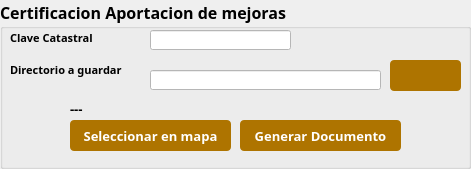
        <widget class="QgsCollapsibleGroupBox" name="mGroupBox_3">
         <property name="geometry">
          <rect>
           <x>10</x>
           <y>535</y>
           <width>471</width>
           <height>169</height>
          </rect>
         </property>
         <property name="minimumSize">
          <size>
           <width>0</width>
           <height>169</height>
          </size>
         </property>
         <property name="maximumSize">
          <size>
           <width>16777215</width>
           <height>16777215</height>
          </size>
         </property>
         <property name="font">
          <font>
           <family>Century Gothic</family>
           <pointsize>12</pointsize>
           <weight>75</weight>
           <bold>true</bold>
          </font>
         </property>
         <property name="title">
          <string>Certificacion Aportacion de mejoras</string>
         </property>
         <property name="alignment">
          <set>Qt::AlignLeading|Qt::AlignLeft|Qt::AlignTop</set>
         </property>
         <property name="flat">
          <bool>false</bool>
         </property>
         <widget class="QLabel" name="label_10">
          <property name="geometry">
           <rect>
            <x>10</x>
            <y>30</y>
            <width>101</width>
            <height>16</height>
           </rect>
          </property>
          <property name="font">
           <font>
            <family>Century Gothic</family>
            <pointsize>8</pointsize>
            <weight>75</weight>
            <bold>true</bold>
           </font>
          </property>
          <property name="text">
           <string>Clave Catastral</string>
          </property>
         </widget>
         <widget class="QPushButton" name="btnBrowse_3">
          <property name="geometry">
           <rect>
            <x>390</x>
            <y>60</y>
            <width>71</width>
            <height>31</height>
           </rect>
          </property>
          <property name="font">
           <font>
            <family>Century Gothic</family>
            <pointsize>10</pointsize>
            <weight>75</weight>
            <bold>true</bold>
           </font>
          </property>
          <property name="styleSheet">
           <string notr="true">QPushButton{
background : rgb(174, 116, 0);
color : rgb(255, 255, 255);
border-radius : 4px;
}
QPushButton::hover{
background : rgb(104, 69, 13);
color : rgb(255, 255, 255);
border-radius : 4px;
}
QPushButton:disabled {
background: rgb(217, 217, 217)
}</string>
          </property>
          <property name="text">
           <string/>
          </property>
          <property name="iconSize">
           <size>
            <width>30</width>
            <height>30</height>
           </size>
          </property>
         </widget>
         <widget class="QLabel" name="lbEstatusCedula_3">
          <property name="geometry">
           <rect>
            <x>70</x>
            <y>100</y>
            <width>231</width>
            <height>16</height>
           </rect>
          </property>
          <property name="font">
           <font>
            <family>Century Gothic</family>
            <pointsize>10</pointsize>
           </font>
          </property>
          <property name="text">
           <string>&lt;html&gt;&lt;head/&gt;&lt;body&gt;&lt;p&gt;---&lt;/p&gt;&lt;/body&gt;&lt;/html&gt;</string>
          </property>
         </widget>
         <widget class="QLineEdit" name="fldDirectorio_3">
          <property name="enabled">
           <bool>false</bool>
          </property>
          <property name="geometry">
           <rect>
            <x>150</x>
            <y>70</y>
            <width>231</width>
            <height>20</height>
           </rect>
          </property>
          <property name="font">
           <font>
            <family>Century Gothic</family>
            <pointsize>10</pointsize>
           </font>
          </property>
          <property name="styleSheet">
           <string notr="true">background: rgb(255,255,255)</string>
          </property>
         </widget>
         <widget class="QLineEdit" name="fldCveCat_3">
          <property name="enabled">
           <bool>true</bool>
          </property>
          <property name="geometry">
           <rect>
            <x>150</x>
            <y>30</y>
            <width>141</width>
            <height>20</height>
           </rect>
          </property>
          <property name="font">
           <font>
            <family>Century Gothic</family>
            <pointsize>10</pointsize>
           </font>
          </property>
          <property name="styleSheet">
           <string notr="true">background: rgb(255,255,255)</string>
          </property>
         </widget>
         <widget class="QLabel" name="label_11">
          <property name="geometry">
           <rect>
            <x>10</x>
            <y>60</y>
            <width>131</width>
            <height>20</height>
           </rect>
          </property>
          <property name="font">
           <font>
            <family>Century Gothic</family>
            <pointsize>8</pointsize>
            <weight>75</weight>
            <bold>true</bold>
           </font>
          </property>
          <property name="text">
           <string>Directorio a guardar</string>
          </property>
         </widget>
         <widget class="QPushButton" name="btnSeleccionar_3">
          <property name="geometry">
           <rect>
            <x>70</x>
            <y>120</y>
            <width>161</width>
            <height>31</height>
           </rect>
          </property>
          <property name="font">
           <font>
            <family>Century Gothic</family>
            <pointsize>10</pointsize>
            <weight>75</weight>
            <bold>true</bold>
           </font>
          </property>
          <property name="styleSheet">
           <string notr="true">QPushButton{
background : rgb(174, 116, 0);
color : rgb(255, 255, 255);
border-radius : 4px;
}
QPushButton::hover{
background : rgb(104, 69, 13);
color : rgb(255, 255, 255);
border-radius : 4px;
}
QPushButton:disabled {
background: rgb(217, 217, 217)
}</string>
          </property>
          <property name="text">
           <string>Seleccionar en mapa</string>
          </property>
         </widget>
         <widget class="QPushButton" name="btnGenerar_3">
          <property name="geometry">
           <rect>
            <x>240</x>
            <y>120</y>
            <width>161</width>
            <height>31</height>
           </rect>
          </property>
          <property name="font">
           <font>
            <family>Century Gothic</family>
            <pointsize>10</pointsize>
            <weight>75</weight>
            <bold>true</bold>
           </font>
          </property>
          <property name="styleSheet">
           <string notr="true">QPushButton{
background : rgb(174, 116, 0);
color : rgb(255, 255, 255);
border-radius : 4px;
}
QPushButton::hover{
background : rgb(104, 69, 13);
color : rgb(255, 255, 255);
border-radius : 4px;
}
QPushButton:disabled {
background: rgb(217, 217, 217)
}</string>
          </property>
          <property name="text">
           <string>Generar Documento</string>
          </property>
         </widget>
        </widget>
